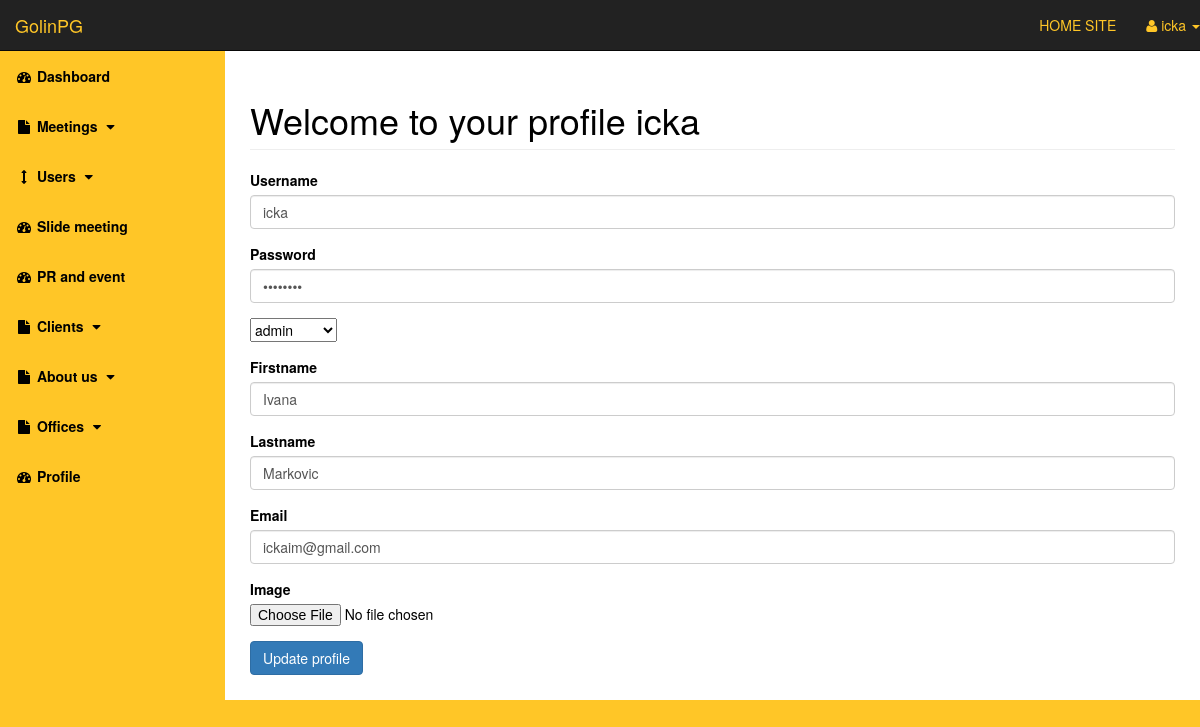
Screenshot of /admin/profile.php (signed in) with the database file from the repository.
### tables this page shows
CREATE TABLE `users` (
  `user_id` int(200) NOT NULL,
  `username` varchar(255) NOT NULL,
  `user_password` varchar(255) NOT NULL,
  `user_firstname` varchar(255) NOT NULL,
  `user_lastname` varchar(255) NOT NULL,
  `user_email` varchar(255) NOT NULL,
  `user_image` text NOT NULL,
  `user_role` varchar(255) NOT NULL,
  `randSalt` varchar(255) NOT NULL
);

### admin/profile.php (the view, shortened to what this page needs)
<?php include "includes/admin_header.php"; ?>
<div id="wrapper">
<?php include "includes/admin_navigation.php"; ?>
<?php
if(isset($_SESSION['username'])){
$username = $_SESSION['username'];
$query = "SELECT * FROM users WHERE username = '{$username}' ";
$select_user_profile = mysqli_query($connection, $query);
while($row = mysqli_fetch_array($select_user_profile)){
    $username = $row['username'];
    $user_password = $row['user_password'];
    $user_firstname = $row['user_firstname'];
    $user_lastname = $row['user_lastname'];
    $user_email = $row['user_email'];
    $user_role = $row['user_role'];
}
}
?>
    <div id="page-wrapper">
        <div class="container-fluid">
            <div class="row">
                <div class="col-lg-12">
                   <h1 class="page-header">
                        Welcome to your profile <?php echo $username; ?>
                    </h1>
                     <form action="" method="post" enctype="multipart/form-data">
    <div class="form-group">
        <label for="author">Username</label>
        <input type="text" value="<?php echo $username; ?>" class="form-control" name="username">
    </div>
    <div class="form-group">
        <label for="author">Password</label>
        <input type="password" value="<?php echo $user_password; ?>" class="form-control" name="password">
    </div>
    <div class="form-group">
        <select name="user_role" id="">
         <option value="subscriber"><?php echo $user_role;?></option>
        </select>
    </div>
    <div class="form-group">
        <label for="post_status">Firstname</label>
        <input type="text" value="<?php echo $user_firstname; ?>" class="form-control" name="firstname">
    </div>
    <div class="form-group">
        <label for="post_status">Lastname</label>
        <input type="text" value="<?php echo $user_lastname; ?>" class="form-control" name="lastname">
    </div>
    <div class="form-group">
        <label for="post_status">Email</label>
        <input type="text" value="<?php echo $user_email; ?>" class="form-control" name="email">
    </div>
    <div class="form-group">
        <label for="post_image">Image</label>
        <input type="file" name="image">
    </div>
    <div class="form-group">
        <input type="submit" class="btn btn-primary" name="update_profile" value="Update profile">
    </div>
</form>
                </div>
            </div>
        </div>
    </div>
</div>
<?php include "includes/admin_footer.php"; ?>

### admin/css/sb-admin.css (style rules this page uses)
body { margin-top: 100px; background-color: #ffc627; color: black; }
@media (min-width:768px) { body { margin-top: 50px; } }
#wrapper { padding-left: 0; }
#page-wrapper { width: 100%; padding: 0; background-color: #fff; }
@media (min-width:768px) { #wrapper { padding-left: 225px; } }
@media (min-width:768px) { #page-wrapper { padding: 10px; } }

### rows the page displays
users: username "icka", user_role "admin", firstname "Ivana", lastname "Markovic", email "ickaim@gmail.com"

### other values shown
$_SESSION['firstname'] "icka"
